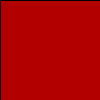
Frame 1 (no input)
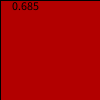
Frame 60 (the mouse pressed at the canvas centre just before this capture)
Frame 120 (the mouse held since frame 60 and released just before this capture): identical to frame 60, image omitted

The Processing sketch that drew these frames (run headless with seeded random() and noise(); from frame 60 on, the mouse is pressed at the canvas centre):

// Processing sketch: test_fondu_creatures
// ── test_fondu_creatures.pde
void setup(){
   colorMode(HSB, 360, 100, 100);
}

void draw() {

 fondu(0, 0, width, height);


}

void fondu(int x, int y, float w, float h){
float dixieme = millis()/30000;
noiseSeed(10);
float hue = map(noise(dixieme), 0.3, 0.6, 0, 1)*360;
color c = color(hue, 100, 70);

fill(c);
rect(x, y, w, h);

fill(0);
stroke(0);
if(frameCount%60==0){
text(noise(dixieme), 10, 10);
}
}    
